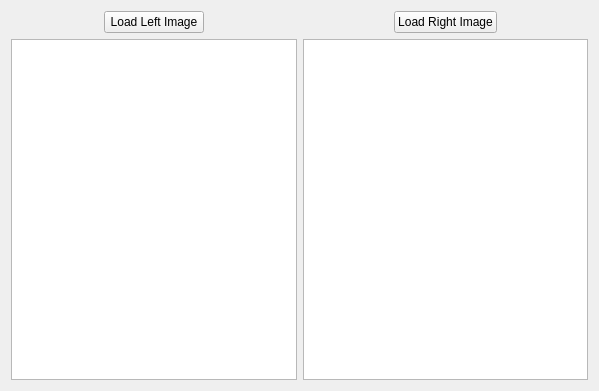
<?xml version="1.0" encoding="UTF-8"?>
<ui version="4.0">
 <class>imageWindowDialog</class>
 <widget class="QWidget" name="imageWindowDialog">
  <property name="geometry">
   <rect>
    <x>0</x>
    <y>0</y>
    <width>599</width>
    <height>391</height>
   </rect>
  </property>
  <property name="windowTitle">
   <string>Load Image Dialog</string>
  </property>
  <layout class="QGridLayout" name="gridLayout_2">
   <item row="0" column="0">
    <layout class="QGridLayout" name="gridLayout">
     <item row="2" column="1">
      <widget class="QGraphicsView" name="graphicsViewRightImg"/>
     </item>
     <item row="2" column="0">
      <widget class="QGraphicsView" name="graphicsViewLeftImg"/>
     </item>
     <item row="0" column="0">
      <layout class="QHBoxLayout" name="horizontalLayout">
       <item>
        <spacer name="horizontalSpacer_2">
         <property name="orientation">
          <enum>Qt::Horizontal</enum>
         </property>
         <property name="sizeHint" stdset="0">
          <size>
           <width>40</width>
           <height>20</height>
          </size>
         </property>
        </spacer>
       </item>
       <item>
        <widget class="QPushButton" name="pushButtonLoadLeftImg">
         <property name="minimumSize">
          <size>
           <width>100</width>
           <height>0</height>
          </size>
         </property>
         <property name="text">
          <string>Load Left Image</string>
         </property>
        </widget>
       </item>
       <item>
        <spacer name="horizontalSpacer">
         <property name="orientation">
          <enum>Qt::Horizontal</enum>
         </property>
         <property name="sizeHint" stdset="0">
          <size>
           <width>40</width>
           <height>20</height>
          </size>
         </property>
        </spacer>
       </item>
      </layout>
     </item>
     <item row="0" column="1">
      <layout class="QHBoxLayout" name="horizontalLayout_2">
       <item>
        <spacer name="horizontalSpacer_3">
         <property name="orientation">
          <enum>Qt::Horizontal</enum>
         </property>
         <property name="sizeHint" stdset="0">
          <size>
           <width>40</width>
           <height>20</height>
          </size>
         </property>
        </spacer>
       </item>
       <item>
        <widget class="QPushButton" name="pushButtonLoadRightImg">
         <property name="minimumSize">
          <size>
           <width>100</width>
           <height>0</height>
          </size>
         </property>
         <property name="text">
          <string>Load Right Image</string>
         </property>
        </widget>
       </item>
       <item>
        <spacer name="horizontalSpacer_4">
         <property name="orientation">
          <enum>Qt::Horizontal</enum>
         </property>
         <property name="sizeHint" stdset="0">
          <size>
           <width>40</width>
           <height>20</height>
          </size>
         </property>
        </spacer>
       </item>
      </layout>
     </item>
    </layout>
   </item>
  </layout>
 </widget>
 <resources/>
 <connections/>
</ui>
